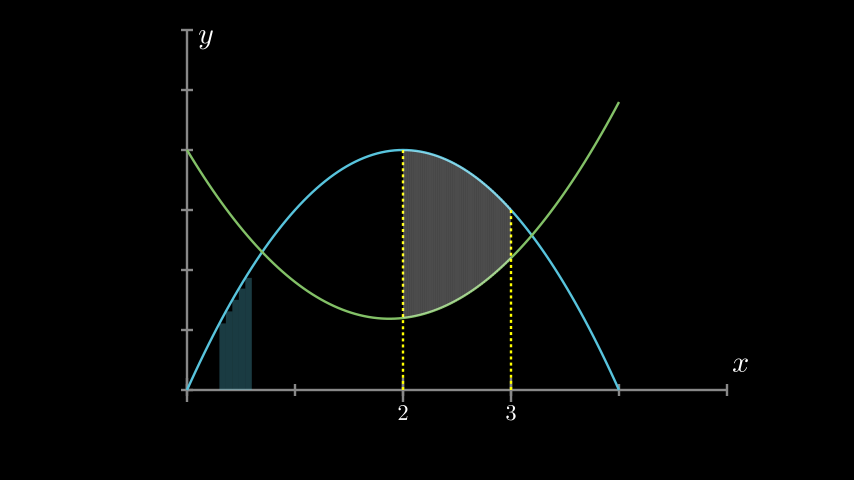

Source code (Python):
from manim import *

class Plot5Area(GraphScene):
    CONFIG = {
        "x_min" : 0,
        "x_max" : 5,
        "y_min" : 0,
        "y_max" : 6,
        "y_tick_frequency" : 1,
        "x_tick_frequency" : 1,
        "x_labeled_nums" : [0,2,3]
    }
    def construct(self):
        self.setup_axes(animate=False)
        curve1 = self.get_graph(lambda x : 4*x-x**2, x_min=0,x_max=4)
        curve2 = self.get_graph(lambda x : 0.8*x**2-3*x+4, x_min=0,x_max=4)
        line1 = self.get_vertical_line_to_graph(2,curve1,DashedLine,color=YELLOW)
        line2 = self.get_vertical_line_to_graph(3,curve1,DashedLine,color=YELLOW)
        area1 = self.get_area(curve1,0.3,0.6, dx_scaling=10, area_color=BLUE)
        area2 = self.get_area(curve2,2,3,bounded=curve1)
        self.add(curve1,curve2,line1,line2,area1,area2)



from pathlib import Path

if __name__ == "__main__":
    script = f"{Path(__file__).resolve()}"
    os.system(f"manim  -l --custom_folders -s -p -c 'BLACK' --config_file 'my_config.cfg' " + script)
